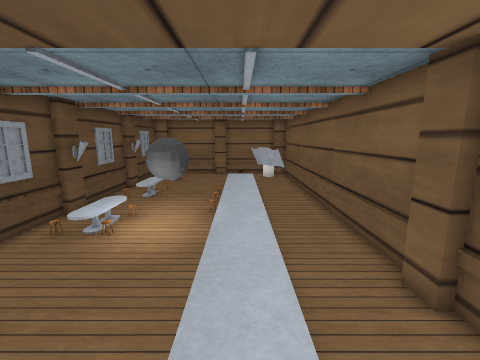
view 1 (above)

13 first-person views from a walk through a scene from a Unity 3-D project. The camera is 1.3 m above the floor, tilts 10° down and sees 90° across. The floor is counted in squares, 0.5 m on a side. Each view is taken from the middle of a square. On the plan, view 1 faces up. The plan holds only what a view shows up to about 17 squares ahead; the rest is blank. Some animated figures are not drawn. Some surface patterns are stand-ins.

view 2
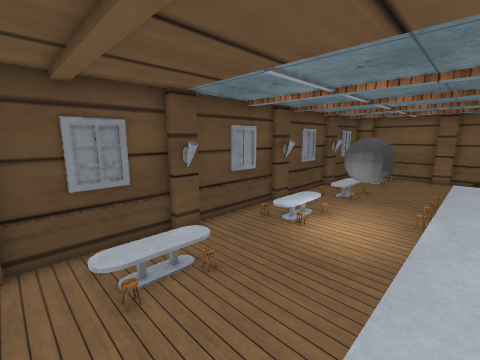

view 3
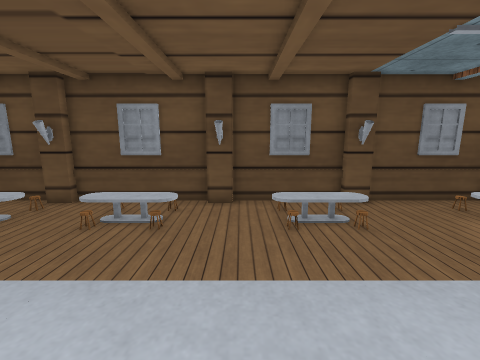

view 4
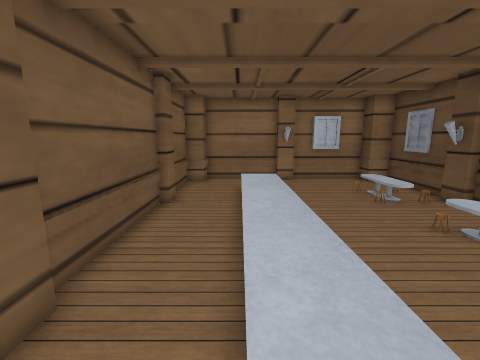

view 5
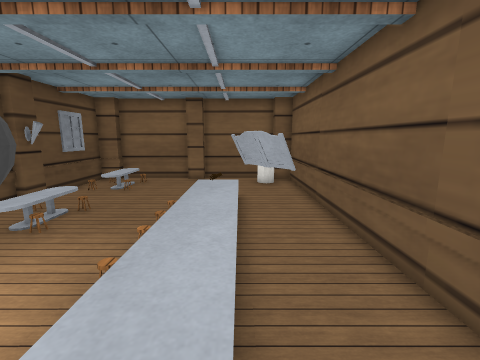

view 6
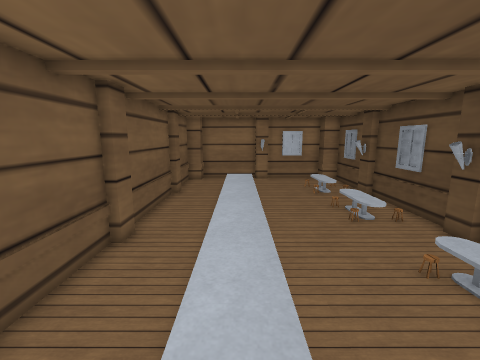

view 7
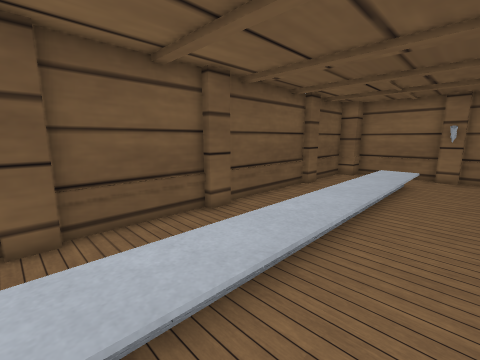

view 8
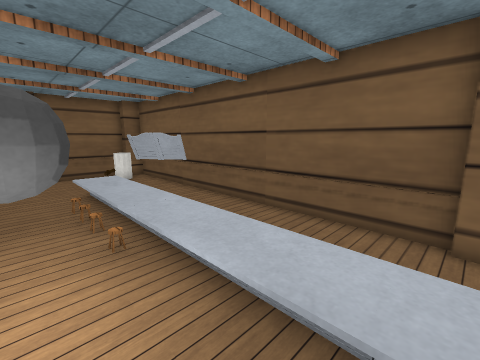

view 9
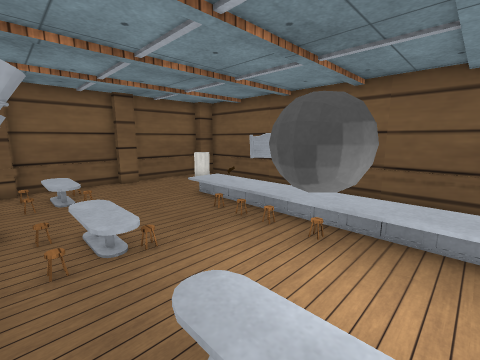

view 10
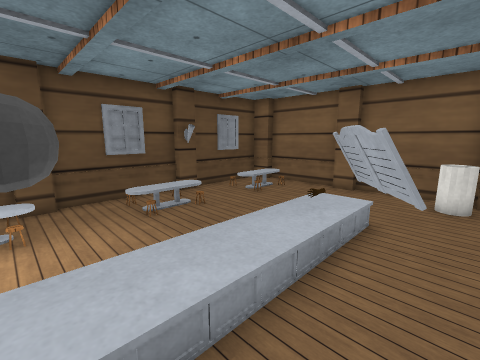

view 11
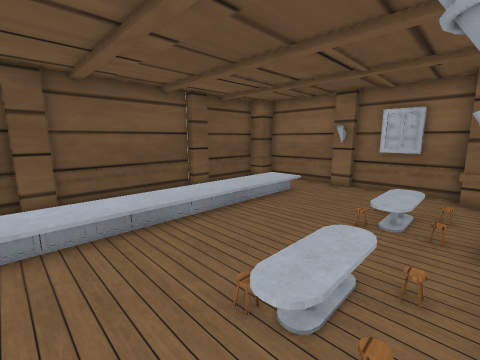

view 12
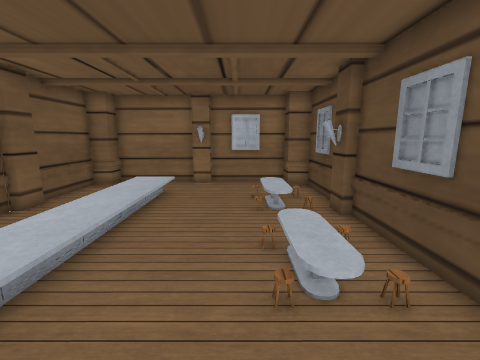

view 13
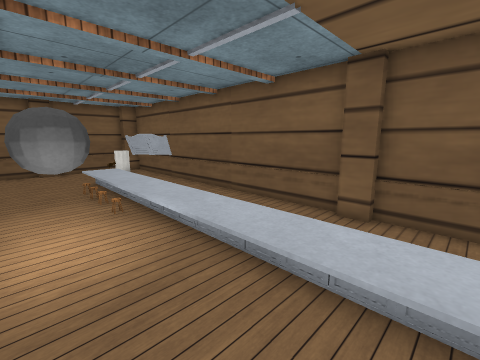

### Floor plan
Key: @ floor where view 1 was taken; # wall or solid block; . main floor; : floor 0.5 m higher than the main floor; / step, stairs or slope; P pillar; C cylinder; O other object.
Columns run from 8 left of view 1 to 4 right of it. Each row starts with its distance up from view 1.
 23  P#########P
 22 #P....P....PP
 21 #..O......CC#
 20 #..O........#
 19 #..O........#
 18 #...........#
 17 #P...../:/..#
 16 ##...../:/..#
 15 #..O.../:OO.#
 14 #..O.../:OO.#
 13 #....../://.#
 12 #....../:/..#
 11 #P...O./:/..#
 10 #..OOOO/:/..#
  9 #..O.O./:/..#
  8 #..O.../:/..#
  7 #....../:/..#
  6 #....../:/..#
  5 #P...../:/..P
  4 #....../:/..#
  3 #..O.../:/..#
  2 #..O.../:/..#
  1 #....../:/..#
  0 #....../@/..#
 -1 #P...../:/..P
 -2 #....../:/..#
 -3 #..O.../:/..#
 -4 #..O.../:/..#
 -5 #....../:/..#
 -6 #....../:/..#
 -7 #P...../:/..#
 -8 #..O.../:/..P
 -9 #..O.../:/..#
-10 #....../:/..#
-11 #...........#
-12 #P....O....P#
-13 ######P####P

Positions as (right, up) in squares from view 1, and headings:
1: (0, 0), facing up
2: (0, 0), facing up-left
3: (2, 0), facing left
4: (1, 2), facing down
5: (1, 7), facing up
6: (0, 7), facing down
7: (-3, 5), facing down-right
8: (-3, 5), facing up-right
9: (-7, 8), facing up-right
10: (3, 10), facing up-left
11: (-7, 0), facing down-right
12: (-4, 1), facing down
13: (-4, 2), facing up-right
